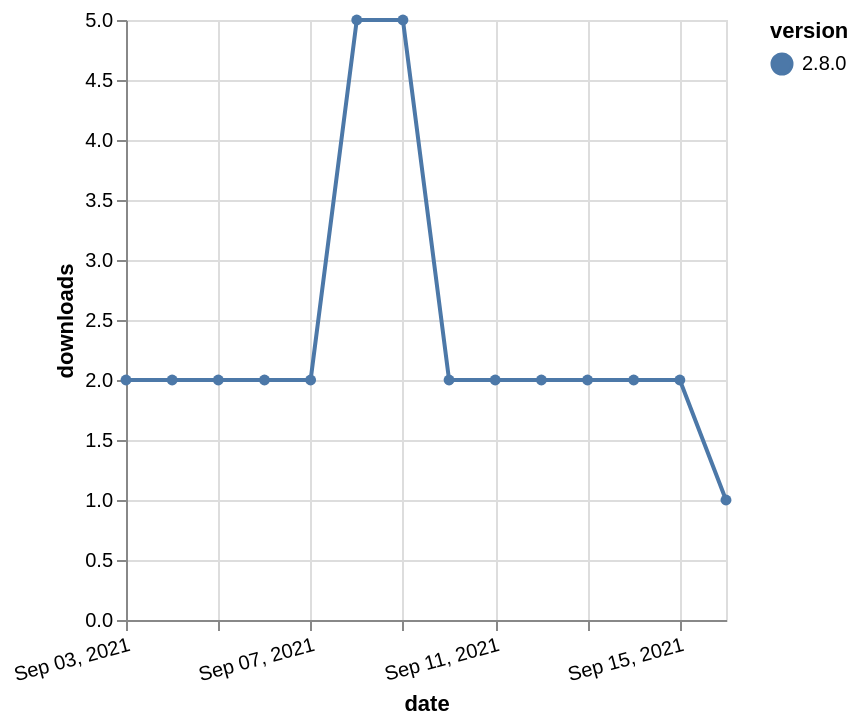

Express this chart as Vega-Lite.
### Vega-Lite specification from a JSON file in a GitHub repository (floating-point values rounded to 4 significant figures)
{"$schema": "https://vega.github.io/schema/vega-lite/v5.json", "description": "A simple bar chart with embedded data.", "data": {"values": [{"date": "2021-09-03", "total": 2131, "delta": 2, "version": "2.8.0"}, {"date": "2021-09-04", "total": 2133, "delta": 2, "version": "2.8.0"}, {"date": "2021-09-05", "total": 2135, "delta": 2, "version": "2.8.0"}, {"date": "2021-09-06", "total": 2137, "delta": 2, "version": "2.8.0"}, {"date": "2021-09-07", "total": 2139, "delta": 2, "version": "2.8.0"}, {"date": "2021-09-08", "total": 2144, "delta": 5, "version": "2.8.0"}, {"date": "2021-09-09", "total": 2149, "delta": 5, "version": "2.8.0"}, {"date": "2021-09-10", "total": 2151, "delta": 2, "version": "2.8.0"}, {"date": "2021-09-11", "total": 2153, "delta": 2, "version": "2.8.0"}, {"date": "2021-09-12", "total": 2155, "delta": 2, "version": "2.8.0"}, {"date": "2021-09-13", "total": 2157, "delta": 2, "version": "2.8.0"}, {"date": "2021-09-14", "total": 2159, "delta": 2, "version": "2.8.0"}, {"date": "2021-09-15", "total": 2161, "delta": 2, "version": "2.8.0"}, {"date": "2021-09-16", "total": 2162, "delta": 1, "version": "2.8.0"}]}, "width": "container", "mark": {"type": "line", "point": {"filled": true}}, "encoding": {"x": {"field": "date", "type": "temporal", "timeUnit": "yearmonthdate", "title": "date", "axis": {"labelAngle": -15}}, "y": {"field": "delta", "type": "quantitative", "title": "downloads"}, "color": {"field": "version", "type": "nominal"}, "tooltip": {"field": "delta"}}}
